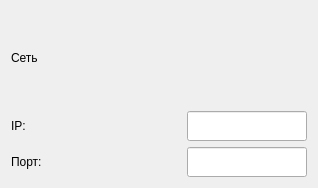
<?xml version="1.0" encoding="UTF-8"?>
<ui version="4.0">
 <class>NetworkSettings</class>
 <widget class="QWidget" name="NetworkSettings">
  <property name="geometry">
   <rect>
    <x>0</x>
    <y>0</y>
    <width>318</width>
    <height>188</height>
   </rect>
  </property>
  <property name="windowTitle">
   <string>Form</string>
  </property>
  <layout class="QVBoxLayout" name="verticalLayout" stretch="0,1,1">
   <item>
    <widget class="QLabel" name="label_title">
     <property name="text">
      <string>Сеть</string>
     </property>
    </widget>
   </item>
   <item>
    <layout class="QHBoxLayout" name="horizontalLayout">
     <item>
      <widget class="QLabel" name="label_IP">
       <property name="text">
        <string>IP:</string>
       </property>
      </widget>
     </item>
     <item>
      <spacer name="horizontalSpacer">
       <property name="orientation">
        <enum>Qt::Horizontal</enum>
       </property>
       <property name="sizeHint" stdset="0">
        <size>
         <width>40</width>
         <height>20</height>
        </size>
       </property>
      </spacer>
     </item>
     <item>
      <widget class="QLineEdit" name="lineEdit_IP">
       <property name="minimumSize">
        <size>
         <width>120</width>
         <height>30</height>
        </size>
       </property>
       <property name="maximumSize">
        <size>
         <width>120</width>
         <height>30</height>
        </size>
       </property>
       <property name="alignment">
        <set>Qt::AlignRight|Qt::AlignTrailing|Qt::AlignVCenter</set>
       </property>
      </widget>
     </item>
    </layout>
   </item>
   <item>
    <layout class="QHBoxLayout" name="horizontalLayout_2">
     <item>
      <widget class="QLabel" name="label_port">
       <property name="text">
        <string>Порт:</string>
       </property>
      </widget>
     </item>
     <item>
      <spacer name="horizontalSpacer_2">
       <property name="orientation">
        <enum>Qt::Horizontal</enum>
       </property>
       <property name="sizeHint" stdset="0">
        <size>
         <width>40</width>
         <height>20</height>
        </size>
       </property>
      </spacer>
     </item>
     <item>
      <widget class="QLineEdit" name="lineEdit_port">
       <property name="minimumSize">
        <size>
         <width>120</width>
         <height>30</height>
        </size>
       </property>
       <property name="maximumSize">
        <size>
         <width>120</width>
         <height>30</height>
        </size>
       </property>
       <property name="alignment">
        <set>Qt::AlignRight|Qt::AlignTrailing|Qt::AlignVCenter</set>
       </property>
      </widget>
     </item>
    </layout>
   </item>
  </layout>
 </widget>
 <resources/>
 <connections/>
</ui>
